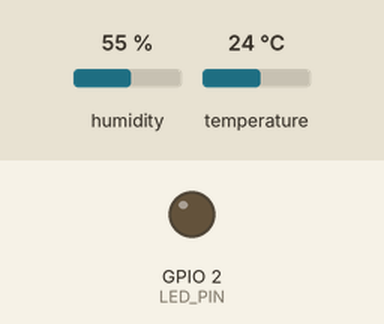
The sketch below on a simulated ESP32. On the bench: output pins drawn as LEDs (lit = HIGH). Inputs (shaded band) come from the test bench; at power-on: humidity 55 %, temperature 24 °C. WiFi joins after 1.5 s; servers stay silent unless stated; no MQTT or app messages arrive unless stated; what the sketch prints to the serial monitor is not drawn.

Above: at 6.2 s.
Timing chart, 0 to 15.6 s (numbered marks = the images above):
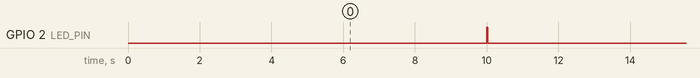

The sketch:

esp32_dht11_mqtt.ino
```cpp
/*
 * IA for IoT - Practica 2
 * ESP32 + DHT11 -> broker MQTT -> puente -> InfluxDB + CSV -> Grafana
 *
 * Caso de uso: monitoreo del cuarto de un bebe
 *              (confort: 18-22 C y 40-60 % de humedad relativa).
 *
 * CABLEADO
 *   DHT11 VCC   -> 3.3V del ESP32
 *   DHT11 DATA  -> GPIO 33 del ESP32  (con resistencia pull-up de 10 kOhm a 3.3V)
 *   DHT11 GND   -> GND del ESP32
 *
 * NOTA IMPORTANTE: el GPIO 33 del ESP32 es de SOLO ENTRADA y no tiene
 * resistencia de pull-up interna. La linea de datos del DHT11 necesita una
 * resistencia pull-up EXTERNA de 10 kOhm entre DATA y 3.3V; sin ella las
 * lecturas fallan (devuelven NaN o valores erroneos).
 *
 * BIBLIOTECAS (Arduino IDE -> Gestor de bibliotecas):
 *   - DHT sensor library (Adafruit)   -> "DHT.h"
 *   - Adafruit Unified Sensor          -> dependencia de la anterior
 *   - PubSubClient (Nick O'Leary)      -> "PubSubClient.h"
 * TARJETA (Gestor de tarjetas):
 *   - ESP32 by Espressif Systems       -> placa "ESP32 Dev Module"
 *
 * AJUSTES: completa las credenciales de Wi-Fi y la IP del broker MQTT.
 *   - En local con Vagrant, MQTT_HOST es la IP LAN del PC anfitrion
 *     (por ejemplo 192.168.18.14) y el puerto 1883 esta reenviado a la VM.
 *   - En Google Cloud, MQTT_HOST es la IP externa estatica de la VM
 *     (la imprime scripts/gcp_practica2.ps1 -Up). Usuario y clave se
 *     comparten por un canal privado; no los subas al repositorio.
 */

#include <WiFi.h>
#include <PubSubClient.h>
#include <DHT.h>

// ------------------------------------------------------------------
// 1. CONFIGURACION DE CREDENCIALES
// ------------------------------------------------------------------
#define WIFI_SSID       "TU_NOMBRE_WIFI"
#define WIFI_PASS       "TU_CLAVE_WIFI"

// Broker MQTT: IP LAN del PC (Vagrant) o IP externa de la VM en Google Cloud.
#define MQTT_HOST       "IP_DEL_BROKER"
#define MQTT_PORT       1883
#define MQTT_USER       "TU_USUARIO_MQTT"
#define MQTT_PASS       "TU_CLAVE_MQTT"

// ------------------------------------------------------------------
// 2. CONFIGURACION DE PINES Y SENSOR (DHT11)
// ------------------------------------------------------------------
#define DHTPIN 33       // GPIO33 del ESP32 (solo entrada, requiere pull-up externo)
#define DHTTYPE DHT11

DHT dht(DHTPIN, DHTTYPE);

// ------------------------------------------------------------------
// 3. PARAMETROS DE ENVIO
// ------------------------------------------------------------------
#define DEVICE_ID      "esp32-dht11"
#define TOPIC_PREFIX   "cuartobebe"
#define SEND_INTERVAL  10000   // 10 segundos entre lecturas
#define LED_PIN        2       // LED integrado de la placa (indica actividad)

WiFiClient wifiClient;
PubSubClient mqtt(wifiClient);

// ------------------------------------------------------------------
// 4. CONEXION A LA RED WI-FI
// ------------------------------------------------------------------
void conectarWiFi() {
  Serial.print("Conectando a Wi-Fi");
  WiFi.mode(WIFI_STA);
  WiFi.begin(WIFI_SSID, WIFI_PASS);

  while (WiFi.status() != WL_CONNECTED) {
    delay(500);
    Serial.print(".");
  }

  Serial.println();
  Serial.print("Wi-Fi conectado. IP: ");
  Serial.println(WiFi.localIP());
}

// ------------------------------------------------------------------
// 5. CONEXION AL BROKER MQTT
// ------------------------------------------------------------------
void conectarMQTT() {
  mqtt.setServer(MQTT_HOST, MQTT_PORT);
  mqtt.setKeepAlive(15);
  mqtt.setSocketTimeout(5);

  while (!mqtt.connected()) {
    Serial.print("Conectando al broker MQTT ");
    Serial.print(MQTT_HOST);
    Serial.print("...");

    if (mqtt.connect(DEVICE_ID, MQTT_USER, MQTT_PASS)) {
      Serial.println(" conectado");
    } else {
      Serial.print(" fallo (rc=");
      Serial.print(mqtt.state());
      Serial.println("), reintento en 5 s");
      delay(5000);
    }
  }
}

// ------------------------------------------------------------------
// 6. PUBLICACION DE LA LECTURA
// ------------------------------------------------------------------
void publicarLectura(float temperatura, float humedad) {
  char texto[16];

  snprintf(texto, sizeof(texto), "%.2f", temperatura);
  mqtt.publish(TOPIC_PREFIX "/temperatura", texto);

  snprintf(texto, sizeof(texto), "%.2f", humedad);
  mqtt.publish(TOPIC_PREFIX "/humedad", texto);

  Serial.print("Publicado en ");
  Serial.print(TOPIC_PREFIX);
  Serial.print("/temperatura y /humedad -> ");
  Serial.print(temperatura);
  Serial.print(" C / ");
  Serial.print(humedad);
  Serial.println(" %");
}

// ------------------------------------------------------------------
// 7. SETUP (INICIALIZACION)
// ------------------------------------------------------------------
void setup() {
  Serial.begin(115200);
  delay(1000);
  while (!Serial) {
    ;
  }

  pinMode(LED_PIN, OUTPUT);
  Serial.println();
  Serial.println("=== IA for IoT - ESP32 + DHT11 (MQTT) ===");

  dht.begin();
  conectarWiFi();
  conectarMQTT();
}

// ------------------------------------------------------------------
// 8. LOOP (CICLO PRINCIPAL)
// ------------------------------------------------------------------
unsigned long ultimaLectura = 0;

void loop() {
  // Si se pierde la conexion, se intenta reconectar.
  if (WiFi.status() != WL_CONNECTED) {
    Serial.println("Wi-Fi perdido, reconectando...");
    conectarWiFi();
  }
  if (!mqtt.connected()) {
    conectarMQTT();
  }
  mqtt.loop();

  if (millis() - ultimaLectura < SEND_INTERVAL) {
    return;
  }
  ultimaLectura = millis();

  digitalWrite(LED_PIN, HIGH);

  // Leer los valores del sensor
  float temperatura = dht.readTemperature();
  float humedad = dht.readHumidity();

  // Validar si la lectura fue exitosa
  if (isnan(temperatura) || isnan(humedad)) {
    Serial.println("Error: no se pudo leer el DHT11. Revisa el cableado y la pull-up de 10 kOhm.");
    digitalWrite(LED_PIN, LOW);
    return;
  }

  // Imprimir valores en el monitor serie
  Serial.print("Temperatura: ");
  Serial.print(temperatura);
  Serial.print(" C | Humedad: ");
  Serial.print(humedad);
  Serial.println(" %");

  publicarLectura(temperatura, humedad);

  digitalWrite(LED_PIN, LOW);
}
```

Measured:
- by itself, GPIO 2 (LED_PIN): alternates HIGH for 0.03 s and LOW for 10.0 s
